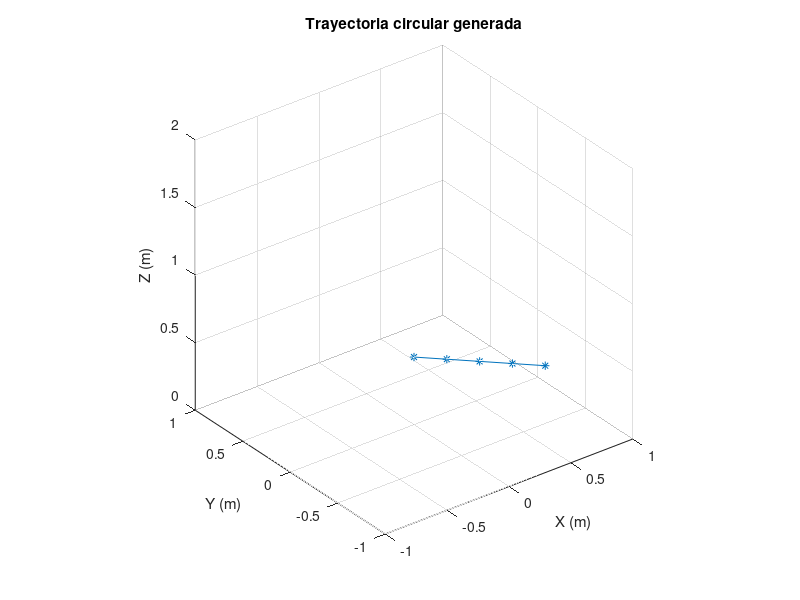

This chart was generated by the following MATLAB code: (Note: this script raises an error after producing the figure.)
% =========================================================================
% PROYECTO DE GRADUACIÓN: HERRAMIENTAS DE SOFTWARE PARA CRAZYFLIE
% Pablo Javier Caal Leiva - 20538
% -------------------------------------------------------------------------
% Prueba de seguimiento de trayectoria circular en Crazyflie con Flow Deck
% =========================================================================

%% Añadir la carpeta de comandos al path usando una ruta relativa
addpath('../../Crazyflie-Matlab');
addpath('../../Robotat');

%% Generación de trayectoria circular con origen fijo
origin = [0,0,0];
take_off_point = origin(1:3) + [0, 0, 0.5];
final_point = [0.6, -0.6, 0.5];

N = 5;
% Generar los puntos de la trayectoria lineal
x = linspace(take_off_point(1), final_point(1), N);
y = linspace(take_off_point(2), final_point(2), N);
z = linspace(take_off_point(3), final_point(3), N);

plot3(x, y, z, '*-', 'DisplayName', 'Trayectoria Circular');
xlabel('X (m)');
ylabel('Y (m)');
zlabel('Z (m)');
title('Trayectoria circular generada');
grid on;
axis equal;
axis([-1 1 -1 1 0 2]);
view(3);

%% Ejecución de vuelo en Crazyflie con Flow Deck
dron_id = 8;    
velocity = 1;
crazyflie_1 = crazyflie_connect(dron_id);
crazyflie_takeoff(crazyflie_1, 0.5, 0.9);
pause(1);
crazyflie_move_to_position(crazyflie_1, x(1), y(1), z(1), 0.5);
pause(1);
for i = 1:N
    crazyflie_move_to_position(crazyflie_1, x(i), y(i), z(i), velocity);
end
pause(1);
crazyflie_land(crazyflie_1);
pause(1);

crazyflie_disconnect(crazyflie_1);

%%
dron_id = 8;    
crazyflie_1 = crazyflie_connect(dron_id);
crazyflie_takeoff(crazyflie_1, 0.5, 1.0); 
crazyflie_move_to_position(crazyflie_1, 0, 0, 0.2, 0.75);
crazyflie_move_to_position(crazyflie_1, 0.75, 0, 0.2, 1);
crazyflie_land(crazyflie_1);
crazyflie_disconnect(crazyflie_1);